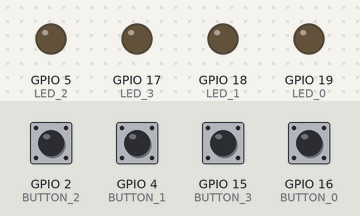
Simulated run of this program. Board: ESP32. Shown: output pins drawn as LEDs (lit = HIGH). Inputs (shaded band) come from the test bench; at power-on: GPIO 2 (BUTTON_2), GPIO 4 (BUTTON_1), GPIO 15 (BUTTON_3), GPIO 16 (BUTTON_0) HIGH. WiFi joins after 1.5 s; servers stay silent unless stated; what the program prints to the serial monitor is not drawn.

Above: at 2.7 s.
2.8 s: GPIO 2 (BUTTON_2) pulled LOW for 0.15 s
At 2.87 s:
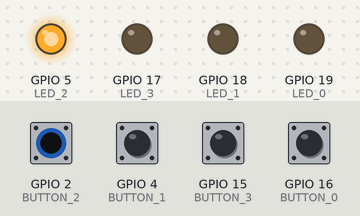
4.4 s: GPIO 4 (BUTTON_1) pulled LOW for 0.15 s
At 4.47 s:
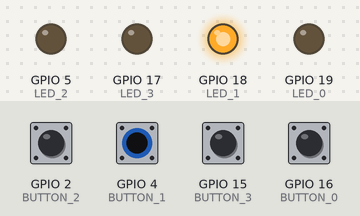
6.0 s: GPIO 15 (BUTTON_3) pulled LOW for 0.15 s
At 6.07 s:
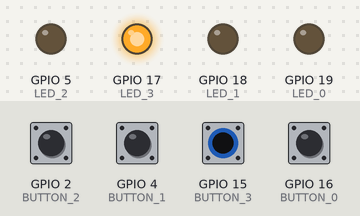
7.6 s: GPIO 16 (BUTTON_0) pulled LOW for 0.15 s
At 7.67 s:
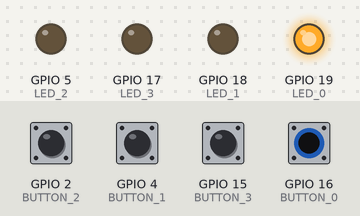
Timing chart, 0 to 10.6 s (numbered marks = the images above; inputs shaded):
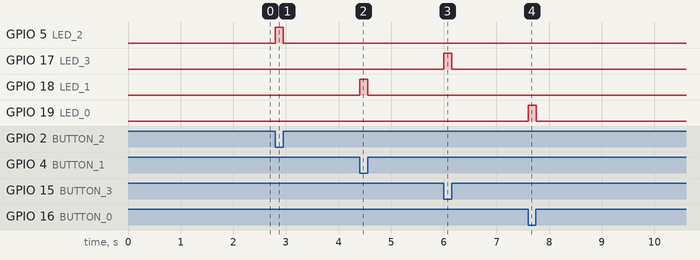

Measured:
- after the input at 2.8 s, GPIO 5 (LED_2): LOW → HIGH at once, → LOW 0.15 s later
- after the input at 4.4 s, GPIO 18 (LED_1): LOW → HIGH at once, → LOW 0.15 s later
- after the input at 6.0 s, GPIO 17 (LED_3): LOW → HIGH at once, → LOW 0.15 s later
- after the input at 7.6 s, GPIO 19 (LED_0): LOW → HIGH at once, → LOW 0.15 s later

The program:

main.cpp
```cpp
//==================================
// ESP32 WebSocket Server: Toggle LED
// by: Ulas Dikme
//==================================
#include <Arduino.h>
#include <WiFi.h>
#include <WebServer.h>
#include <WebSocketsServer.h>
#include <ezBuzzer.h>
//-----------------------------------------------
const char *ssid = "Casa_2.4GHz";
const char *password = "84694339";
//-----------------------------------------------
// Define Button LEDS
//-----------------------------------------------
#define LED_0 19
#define LED_1 18
#define LED_2 5
#define LED_3 17
//-----------------------------------------------
// Define Button Input
//-----------------------------------------------
#define BUTTON_0 16
#define BUTTON_1 4
#define BUTTON_2 2
#define BUTTON_3 15

// DEFINE BUZZER
#define BUZZER 21
//-----------------------------------------------
// INIT WEB SERVER
WebServer server(80);
WebSocketsServer webSocket = WebSocketsServer(81);
//-----------------------------------------------
// SET BUTTON, LED & JSON VARIABLES
boolean LED_0_onoff = false;
boolean LED_1_onoff = false;
boolean LED_2_onoff = false;
boolean LED_3_onoff = false;
boolean BUTTON_0_onoff = false;
boolean BUTTON_1_onoff = false;
boolean BUTTON_2_onoff = false;
boolean BUTTON_3_onoff = false;
boolean LOCK_PLAYER = false;
boolean SUCCESS_SFX = false;
boolean ERROR_SFX = false;
String JSONtxt;

//SET BUZZER OBJECT
ezBuzzer buzzer(BUZZER);

//-----------------------------------------------
#include "dashboard.h"
#include "melodies.h"
#include "functions.h"
//====================================================================


void setup()
{
  // SERIAL OUTPUT
  Serial.begin(115200);

  // SET UP ALL PINMODES
  pinMode(LED_0, OUTPUT);
  pinMode(LED_1, OUTPUT);
  pinMode(LED_2, OUTPUT);
  pinMode(LED_3, OUTPUT);

  pinMode(BUTTON_0, INPUT_PULLUP);
  pinMode(BUTTON_1, INPUT_PULLUP);
  pinMode(BUTTON_2, INPUT_PULLUP);
  pinMode(BUTTON_3, INPUT_PULLUP);

  //-----------------------------------------------
  // START WIFI
  WiFi.begin(ssid, password);
  while (WiFi.status() != WL_CONNECTED)
  {
    Serial.print(".");
    delay(500);
  }
  WiFi.mode(WIFI_STA);
  Serial.println();
  Serial.print("Local IP: ");
  Serial.println(WiFi.localIP());
  //-----------------------------------------------
  // SET WEBSERVER ROUTE
  server.on("/", webpage);
  server.begin();
  //-----------------------------------------------
  // INIT WEBSOKETS
  webSocket.begin();
  webSocket.onEvent(webSocketEvent);
}


//====================================================================
void loop()
{
  BUTTON_0_onoff = !digitalRead(BUTTON_0);
  BUTTON_1_onoff = !digitalRead(BUTTON_1);
  BUTTON_2_onoff = !digitalRead(BUTTON_2);
  BUTTON_3_onoff = !digitalRead(BUTTON_3);


  //-----------------------------------------------
  // STATUS EVALUATION
  isOnorOffButton(BUTTON_0_onoff, LED_0_onoff);
  isOnorOffButton(BUTTON_1_onoff, LED_1_onoff);
  isOnorOffButton(BUTTON_2_onoff, LED_2_onoff);
  isOnorOffButton(BUTTON_3_onoff, LED_3_onoff);

  // MAKE ROUNDTRIP TO WEBSOCKET DATA
  webSocket.loop();
  server.handleClient();

  // BUZZER LOOP
  buzzer.loop();

  // EVALUATE LED
  isOnorOffLED(LED_0_onoff, LED_0);
  isOnorOffLED(LED_1_onoff, LED_1);
  isOnorOffLED(LED_2_onoff, LED_2);
  isOnorOffLED(LED_3_onoff, LED_3);

  //-----------------------------------------------
  String LED_0_status = "OFF";
  String LED_1_status = "OFF";
  String LED_2_status = "OFF";
  String LED_3_status = "OFF";

  String BUTTON_0_status = "OFF";
  String BUTTON_1_status = "OFF";
  String BUTTON_2_status = "OFF";
  String BUTTON_3_status = "OFF";

  String LOCK_PLAYER_status = "OFF";

  String SUCCESS_SFX_status = "OFF";
  String ERROR_SFX_status = "OFF";

  isOnorOffJSON(LED_0_onoff, LED_0_status);
  isOnorOffJSON(LED_0_onoff, LED_0_status);
  isOnorOffJSON(LED_0_onoff, LED_0_status);
  isOnorOffJSON(LED_0_onoff, LED_0_status);
  isOnorOffJSON(BUTTON_0_onoff, BUTTON_0_status);
  isOnorOffJSON(BUTTON_1_onoff, BUTTON_1_status);
  isOnorOffJSON(BUTTON_2_onoff, BUTTON_2_status);
  isOnorOffJSON(BUTTON_3_onoff, BUTTON_3_status);
  isOnorOffJSON(LOCK_PLAYER, LOCK_PLAYER_status);
  isOnorOffJSON(SUCCESS_SFX, SUCCESS_SFX_status);
  isOnorOffJSON(ERROR_SFX, ERROR_SFX_status);

  JSONtxt = "{"
    "\"LED_0_onoff\": \"" + LED_0_status + "\","
    "\"LED_1_onoff\": \"" + LED_1_status + "\","
    "\"LED_2_onoff\": \"" + LED_2_status + "\","
    "\"LED_3_onoff\": \"" + LED_3_status + "\","
    "\"BUTTON_0_onoff\": \"" + BUTTON_0_status + "\","
    "\"BUTTON_1_onoff\": \"" + BUTTON_1_status + "\","
    "\"BUTTON_2_onoff\": \"" + BUTTON_2_status + "\","
    "\"BUTTON_3_onoff\": \"" + BUTTON_3_status + "\","
    "\"LOCK_PLAYER\": \"" + LOCK_PLAYER_status + "\","
    "\"SUCCESS_SFX\": \"" + SUCCESS_SFX_status + "\","
    "\"ERROR_SFX\": \"" + ERROR_SFX_status + "\""
    "}";

  webSocket.broadcastTXT(JSONtxt);
  delay(1);
}
```

functions.h
```cpp
//=====================================================
// SOUND EFFECTS
//=====================================================
void successSound() {
  if (buzzer.getState() == BUZZER_IDLE) {
    int length = sizeof(successTime) / sizeof(int);
    buzzer.playMelody(successNotes, successTime, length);
    SUCCESS_SFX = false;
  }
}

void errorSound() {
  if (buzzer.getState() == BUZZER_IDLE) {
    int length = sizeof(errorTime) / sizeof(int);
    buzzer.playMelody(errorNotes, errorTime, length);
    ERROR_SFX = false;
  }
}
//=======================================
// handle function: send webpage to client
//=======================================
void webpage()
{
  server.send_P(200, "text/html", webpageCode);
}
//=====================================================
// function process event: new data received from client
//=====================================================
void webSocketEvent(uint8_t num, WStype_t type, uint8_t *payload, size_t welength)
{
  String payloadString = (const char *)payload;
  Serial.print("payloadString= ");
  Serial.println(payloadString);

  if (type == WStype_TEXT) // receive text from client
  {
    byte separator = payloadString.indexOf('=');
    String var = payloadString.substring(0, separator);
    String val = payloadString.substring(separator + 1);


    if (var == "LED_0_onoff") {
      if (val == "ON")
        LED_0_onoff = true;
      else
        LED_0_onoff = false;
    }

    if (var == "LED_1_onoff") {
      if (val == "ON")
        LED_1_onoff = true;
      else
        LED_1_onoff = false;
    }

    if (var == "LED_2_onoff") {
      if (val == "ON")
        LED_2_onoff = true;
      else
        LED_2_onoff = false;
    }

    if (var == "LED_3_onoff") {
      if (val == "ON")
        LED_3_onoff = true;
      else
        LED_3_onoff = false;
    }

    if (var == "LOCK_PLAYER") {
      if (val == "ON")
        LOCK_PLAYER = true;
      else
        LOCK_PLAYER = false;
    }

    if (var == "SUCCESS_SFX") {
      if (val == "ON")
        successSound();
    }

    if (var == "ERROR_SFX") {
      if (val == "ON")
        errorSound();
    }

  }
}

//=====================================================
// BUTTON PRESS TO TURN ON LED
//=====================================================
void isOnorOffButton(bool device, bool& led) {
  if(!LOCK_PLAYER) {
    if(device) {
      led = true;
    } else {
      led = false;
    }
  }
}

//=====================================================
// LED STATUS TO PIN VOLTAGE FUNCTION
//=====================================================
void isOnorOffLED(bool device, int pin) {
  if(device == false){
    digitalWrite(pin, LOW);

  } else{
    digitalWrite(pin, HIGH);

  }
}

//=====================================================
// JSON STATUS EVAL FUNCTION
//=====================================================
void isOnorOffJSON(bool device, String& status) {
  if (device == true)
    status = "ON";
}
```

melodies.h
```cpp
int successNotes[] = {
  NOTE_C7, NOTE_C7, NOTE_C7, NOTE_E7, NOTE_D7, NOTE_E7
};

int successTime[] = {
  8, 8, 8, 4, 8, 4
};


int errorNotes[] = {
  NOTE_C2, NOTE_C2
};

int errorTime[] = {
  8, 1
};
```

Source omitted: dashboard.h (104984 bytes)
